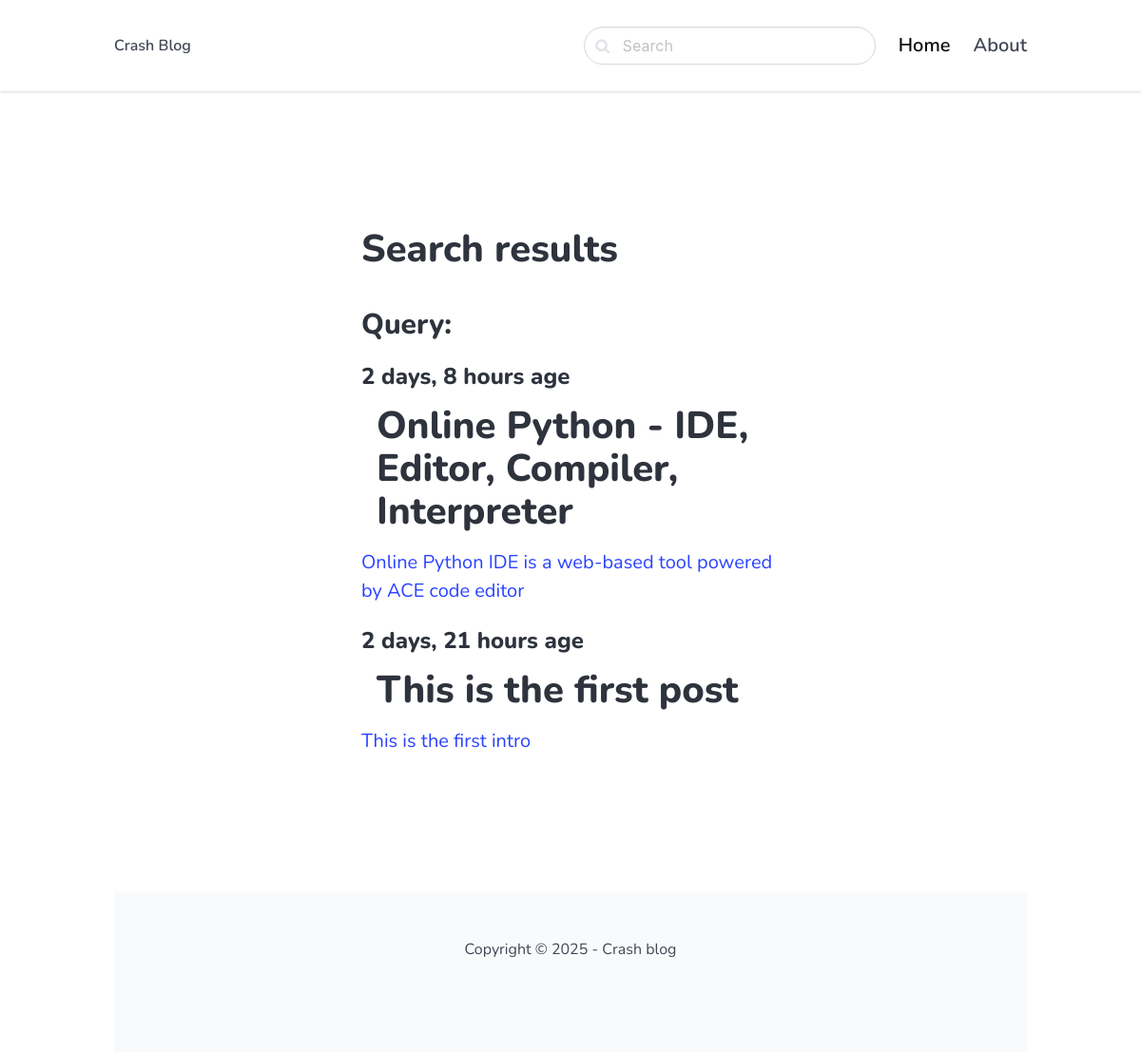
The app's page /blog/search/ with its own data.
### blog/models.py (models this page shows, shortened)
class Post(models.Model):
	ACTIVE = 'active'
	DRAFT = 'draft'
	CHOICES_STATUS = (
		(ACTIVE, 'Active'),
		(DRAFT, 'Draft')
		)
	category = models.ForeignKey(Category, related_name='posts', on_delete=models.CASCADE)
	title = models.CharField(max_length=255)
	slug = models.SlugField()
	intro = models.TextField()
	body = models.TextField()
	created_at = models.DateTimeField(auto_now_add=True)
	status = models.CharField(max_length=10, choices=CHOICES_STATUS, default=ACTIVE)
	image = models.ImageField(upload_to='uploads/', blank=True, null=True)
	class Meta:
		ordering = ('-created_at',)

### blog/views.py (the view)
# urls.py: path('search/', views.search, name='search'),
def search(request):
    query = request.GET.get('query', '')
    posts = Post.objects.filter(status=Post.ACTIVE).filter(Q(title__icontains=query) | Q(intro__icontains=query) | Q(body__icontains=query))
    return render(request, 'blog/search.html', {'posts': posts, 'query': query})

### blog/templates/blog/search.html (shortened to what this page needs)
{% extends 'core/base.html' %}
{% block content %}
	<section class="hero ">
	    <div class="hero-body">
	      	<div class="container">
	      		<section class="section">
	      			<div class="columns">
	      				<div class="column is-8 is-offset-2">
	      					<div class="content is-medium">
	      						<h1>Search results</h1>
	      						<h3>Query: {{ query }}</h3>
	      					</div>
	      					{% for post in posts %}
	      				<div class="content is-medium">
	      					<a href="{% url 'post_detail' post.category.slug post.slug %}">
                			<h2 class="subtitle is-4">{{ post.created_at|timesince }} age</h2>
                			<h1 class="title m-4">{{ post.title }}</h1>
                			<p>{{ post.intro }}</p>
                			</a>
             			</div>
             				{% empty %}
             				<div class="content">
             					<p>No result for given query...</p>
             				</div>
             				{% endfor %}
	      				</div>
	    			</div>
				</section>
			</div>
		</div>
	</section>
{% endblock %}

### core/templates/core/base.html (style rules this page uses)
body { font-family: 'Nunito', sans-serif; }

### records on screen
Post: created_at "2 days, 8 hours", title "Online Python - IDE, Editor, Compiler, Interpreter", intro "Online Python IDE is a web-based tool powered by ACE code editor"
Post: created_at "2 days, 21 hours", title "This is the first post", intro "This is the first intro"
